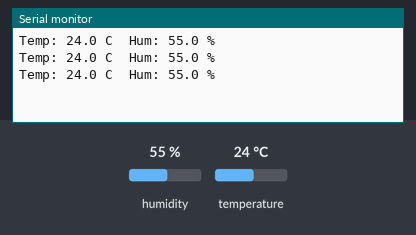
The program below on a simulated ESP32. Parts: the last lines printed to the serial monitor. Inputs (shaded band) come from the test bench; at power-on: humidity 55 %, temperature 24 °C.

Above: at 3.8 s.
3.9 s: humidity set to 22 %
At 6.5 s:
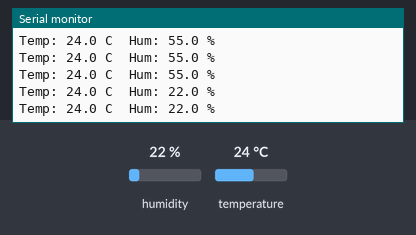
6.7 s: temperature set to 12 °C
At 7.9 s:
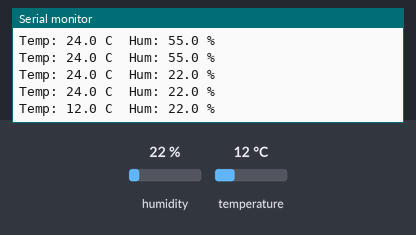
9.5 s: humidity set to 40 %
At 10.9 s:
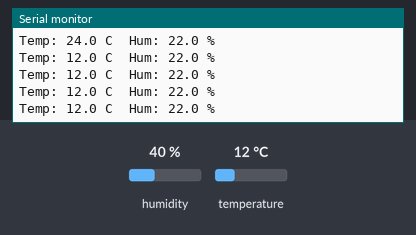
Timing chart, 0 to 12.5 s (numbered marks = the images above; inputs shaded):
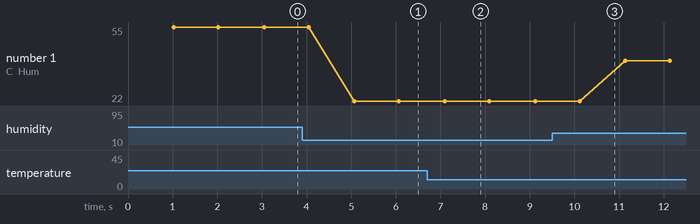

Measured:
- after the input at 3.9 s, the serial monitor: prints a new line after 1.2 s (image 1)
- after the input at 6.7 s, the serial monitor: prints a new line after 0.39 s (image 2)
- plotted number 1: 55 → 22 after the input at 3.9 s, 22 → 40 after the input at 9.5 s

The program:

main.cpp
```cpp
#include "DHT.h"

#define DHTPIN 5
#define DHTTYPE DHT11
DHT dht(DHTPIN, DHTTYPE);


void setup() {
  Serial.begin(115200);
  dht.begin();
}

void loop() {
  delay(1000);
  float h = dht.readHumidity();
  float t = dht.readTemperature();
  if (isnan(h) || isnan(t)) { Serial.println("DHT read failed"); return; }
  Serial.printf("Temp: %.1f C  Hum: %.1f %%\n", t, h);
}
```
